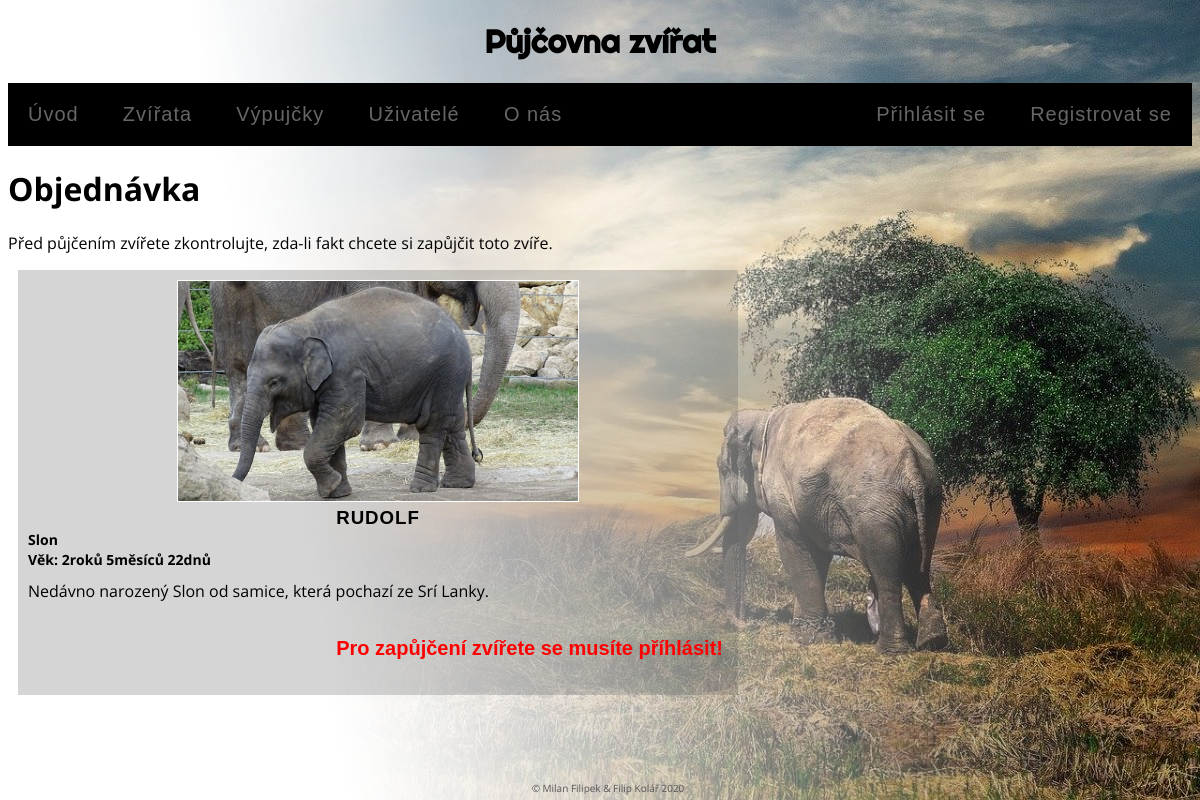
Page /app/objednavka.php?id=1 on the committed database.
### tables this page shows
CREATE TABLE IF NOT EXISTS `zvirata` (
`IDz` int(11) NOT NULL,
  `druh` varchar(25) NOT NULL,
  `jmeno` varchar(25) NOT NULL,
  `dat_nar` date NOT NULL,
  `popis` varchar(512) DEFAULT NULL,
  `obrazek` varchar(255) NOT NULL
);

### app/objednavka.php (the view, shortened to what this page needs)
<?php
require 'static/db_pripojeni.php';
require 'static/html_top.php';
  $dotaz = "
    SELECT *, DATEDIFF(CURTIME(), dat_nar) as vek
    FROM zvirata
	WHERE IDz = {$_GET['id']};
  ";
  $zvirata = mysqli_query($db, $dotaz);
  $zvirata = mysqli_fetch_all($zvirata, MYSQLI_ASSOC);
?>
  <h1>Objednávka</h1>
  <p>Před půjčením zvířete zkontrolujte, zda-li fakt chcete si zapůjčit toto zvíře.</p>
<?php
  foreach ($zvirata as $zvire) {
	$days = $zvire["vek"];
	$start_date = new DateTime();
	$end_date = (new $start_date)->add(new DateInterval("P{$days}D") );
	$dd = date_diff($start_date,$end_date);
	echo "<div class='objednavka'>";
		echo "<img src='{$zvire["obrazek"]}'>";
		echo "<h3>{$zvire["jmeno"]}</h3>";
		echo "<h4>{$zvire["druh"]}</h4>";
		if($dd->y == 0){
			echo "<h4>Věk: ".$dd->m."měsíců ".$dd->d."dnů"."</h4>";
		}
		else{
			echo "<h4>Věk: ".$dd->y."roků ".$dd->m."měsíců ".$dd->d."dnů"."</h4>";
		}
		echo "<p class='popis'>{$zvire["popis"]}</p>";
		if(isset($_SESSION['uzivatel']))
			echo "<form method='post'>
					  <input type='submit' name='order_zvire' value='Zapůjčit' class='zapujcitorderbtn'/>
				  </form>";
		else
			echo "<p class='chyba'>Pro zapůjčení zvířete se musíte příhlásit!</p>";
	echo "</div>";
  }
?>
<?php
	require 'static/html_bottom.php';
?>

### app/styl.css (style rules this page uses)
html { min-height:100%; position:relative; }
body { font-family: 'Open Sans', sans-serif; background-image: url("imgs/bg/fadeToWhite.png"), url("imgs/bg/slon.jpg"); background-repeat: no-repeat; background-size: cover, cover; background-position: right; height: 100%; }
.popis { margin: 0; padding-bottom: 10px; padding-top: 10px; height: 15%; }
.objednavka { background-color: #59575740; float: left; padding: 10px; width: 700px; margin-left:10px; }
.objednavka img { display: block; width: 400px; border: 1px solid white; margin: 0 auto; }
.objednavka h3 { text-align: center; margin: 0; padding: 0; padding-top: 0px; padding-top: 5px; letter-spacing: 0.05em; font-family: "Raleway",Helvetica,Arial,Verdana,sans-serif; font-weight: 700; text-transform: uppercase; }
.objednavka h4 { margin-top: 1px; margin-bottom: 1px; font-size: 14px; }
.chyba { padding: 5px; float:right; color: red; font-size: 20px; font-family: "Raleway",Helvetica,Arial,Verdana,sans-serif; font-weight: bold; }

### rows in the picture
zvirata: obrazek (picture), jmeno "RUDOLF", druh "Slon", popis "Nedávno narozený Slon od samice, která pochazí ze Srí Lanky."
